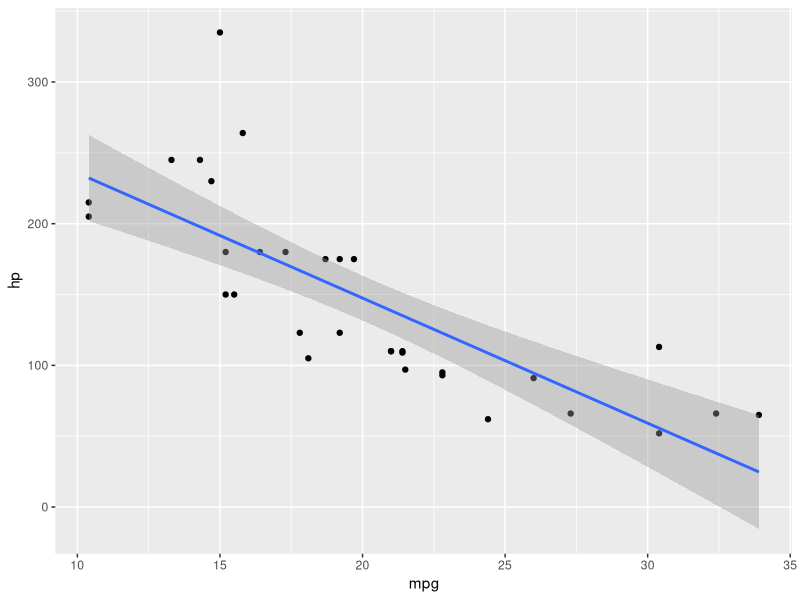
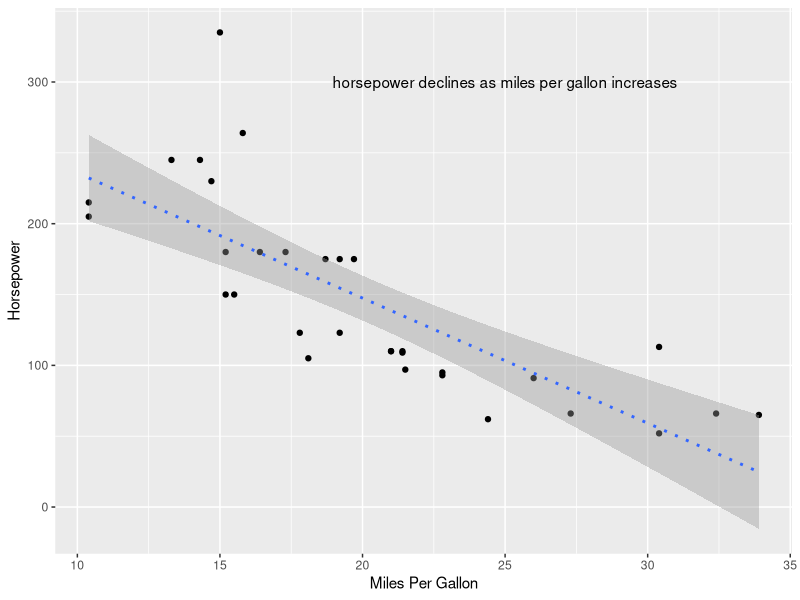

Source code (R) for these figures, in order:
# 2 May 2024 
# Learning about ggplot2 and how to use it. 

# load necessary libraries
library(tidyverse)
library(ggthemes)

# car data for plotting. 
car_data <- mtcars
  
#make a model comparing mpg to hp

lm_1 <-
lm(data = car_data, 
   hp ~ mpg) 

summary(lm_1)

# make a simple plot
qplot(x = mpg, 
      y = hp, 
      data = car_data,
      geom = c('point', 'smooth'), 
      method = 'lm')

# make the same plot in ggplot
ggplot(data = car_data) +
  geom_point(aes(x = mpg, 
                 y = hp)) +
  geom_smooth(aes(x = mpg, 
                  y = hp),
              method = 'lm',
              linetype = 3) +
  annotate(geom = 'text',
           x = 25, 
           y = 300,
           label = "horsepower declines as miles per gallon increases") +
  labs(x = "Miles Per Gallon",
       y = "Horsepower")
  
# Make a point ggplot with 'mpg' on the y axis, 'hp' on the x axis.  
# I'd like each color of the points to be based off of 'am' and the shape based on 'carb'
# I'd like the labs (hp, mpg, carb, am) to be explicit 
# (horsepower, miles per gallon, carbuerator, automatic/manual) on each part of the plot. 
# add a smooth layer that only has mpg on the y axis and hp on the x axis. 
# add an annotation layer that describes the trends seen. 
